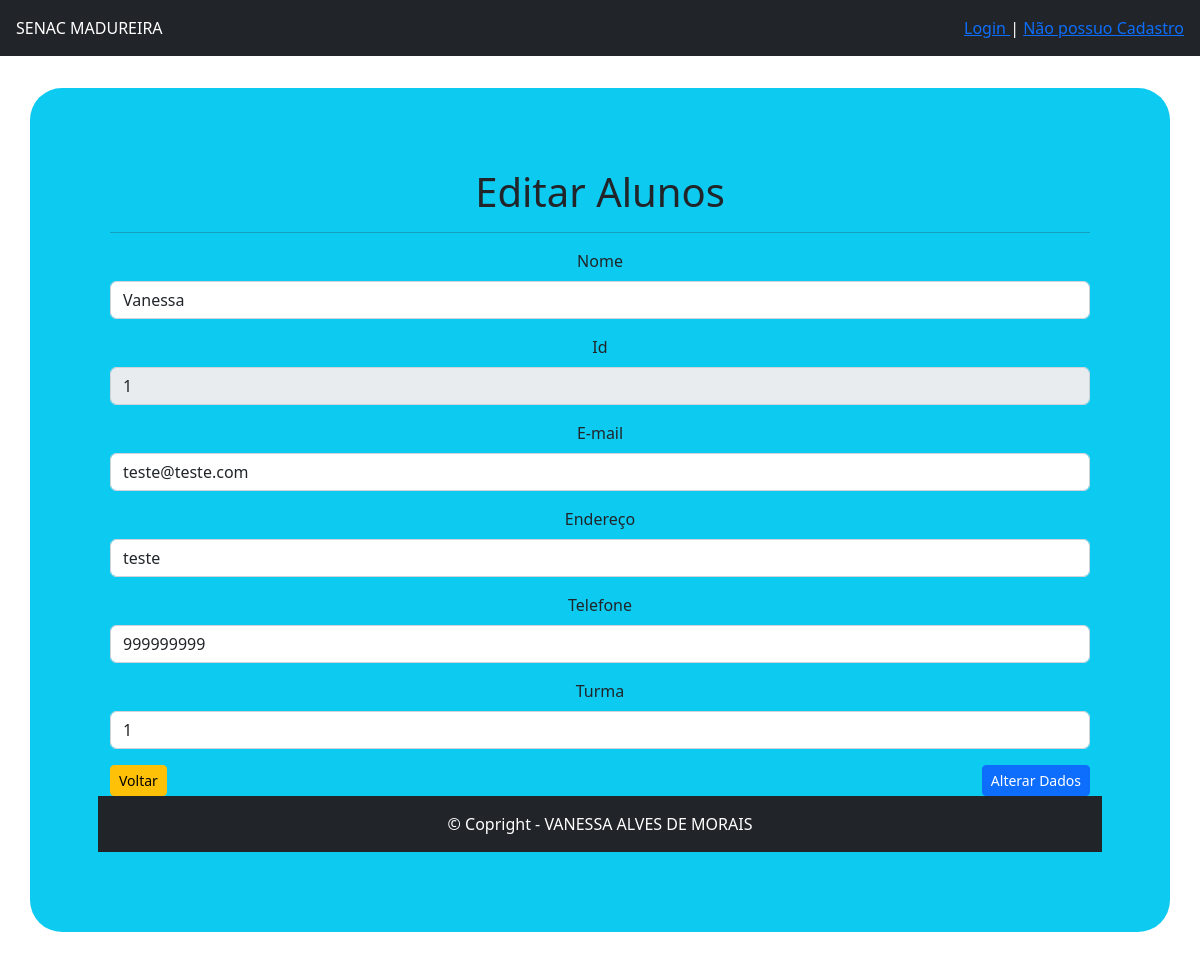
The app's page /Alunos/editaraluno.php?idAluno=1 with its own data.
### tables this page shows
CREATE TABLE `alunos` (
  `id` int(11) NOT NULL,
  `nome` varchar(60) NOT NULL,
  `email` varchar(100) NOT NULL,
  `endereco` varchar(100) NOT NULL,
  `telefone` varchar(14) NOT NULL,
  `turma` int(11) NOT NULL
);

### Alunos/editaraluno.php (the view, shortened to what this page needs)
<?php
include "../conexao.php";
include "../controle.php";
$erro = 0;
if (isset($_GET['idAluno'])) {
    $idAluno = $_GET['idAluno'];
    $sql = "select * from alunos where id= $idAluno";
    $seleciona = mysqli_query($conexao, $sql);
    $exibe = mysqli_fetch_array($seleciona);
     $nome =$exibe['nome'];
    $endereco =$exibe['endereco'];
    $telefone =$exibe['telefone'];
    $email =$exibe['email'];
    $turma =$exibe['turma'];
} else {
    $erro++;
}
?>
<!doctype html>
<html lang="pt-br">
<head>
    <link href="https://cdn.jsdelivr.net/npm/bootstrap@5.2.0/dist/css/bootstrap.min.css" rel="stylesheet">
    <link rel="stylesheet" href="css/style.css">
</head>
<body>
    <div class="container bg-info pag">
        <h1>Editar Alunos</h1>
        <hr>
        <form name="form" method="post" action="updateAluno.php">
            <div class="mb-3">
                <label for="nome" class="form-label">Nome</label>
                <input type="text" class="form-control" id="nome" name="nome" value="<?php echo $nome ?>" required>
            </div>
            <div class="mb-3">
                <label for="idAluno" class="form-label">Id</label>
                <input type="text" class="form-control" id="idAluno" name="idAluno" value="<?php echo $idAluno ?>"  disabled required>
            </div>
            <div class="mb-3">
                <label for="email" class="form-label">E-mail</label>
                <input type="email" class="form-control" id="email" name="email" placeholder="nome@exemplo.com" value="<?php echo $email ?> " required>
            </div>
            <div class="mb-3">
                <label for="endereco" class="form-label">Endereço</label>
                <input type="text" class="form-control" id="endereco" name="endereco" value="<?php echo $endereco ?>" required>
            </div>
            <div class="mb-3">
                <label for="telefone" class="form-label">Telefone</label>
                <input type="text" class="form-control" id="telefone" name="telefone" value="<?php echo $telefone ?> ">
            </div>
            <div class="mb-3">
                <label for="turma" class="form-label">Turma</label>
                <input type="text" class="form-control" id="turma" name="turma" maxlength="4" value="<?php echo $turma ?> " required>
            </div>
            <div class="row">
                <div class="col text-start">
                    <a href="listarAluno.php"><button type="button" class="btn btn-warning btn-sm">Voltar</button></a>
                </div>
                <div class="col text-end">
                    <button type="submit" class="btn btn-primary btn-sm">Alterar Dados</button></a>
                </div>
        </form>
    </div>
    <?php
    include "../footer.php";
    ?>

### css/style.css (style rules this page uses)
.pag { margin-top: 2em; padding: 5em; border-radius: 2em; text-align: center; margin-bottom: 5em; }

### records on screen
alunos: nome "Vanessa", email "teste@teste.com", endereco "teste", telefone "999999999", turma "1"
